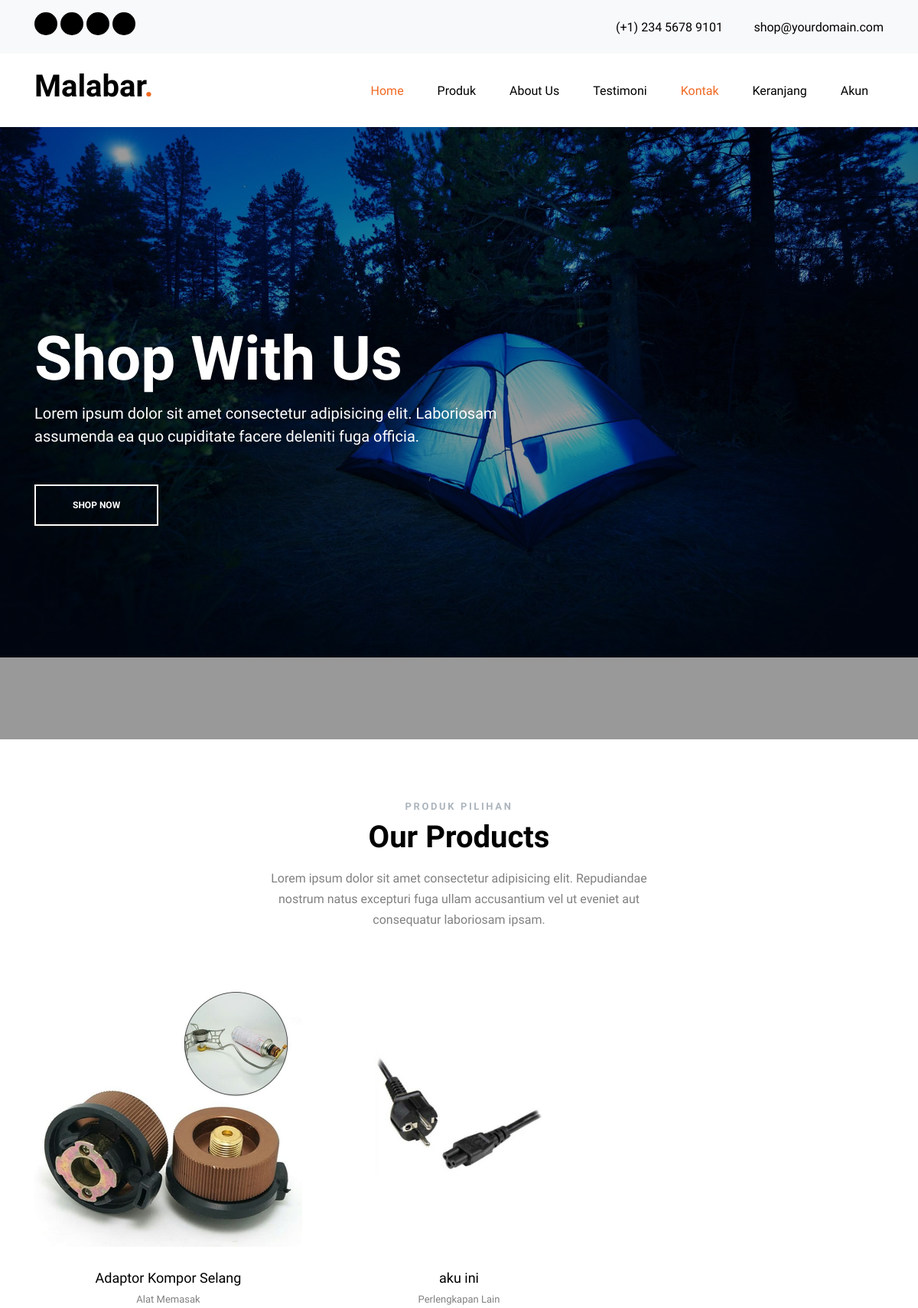
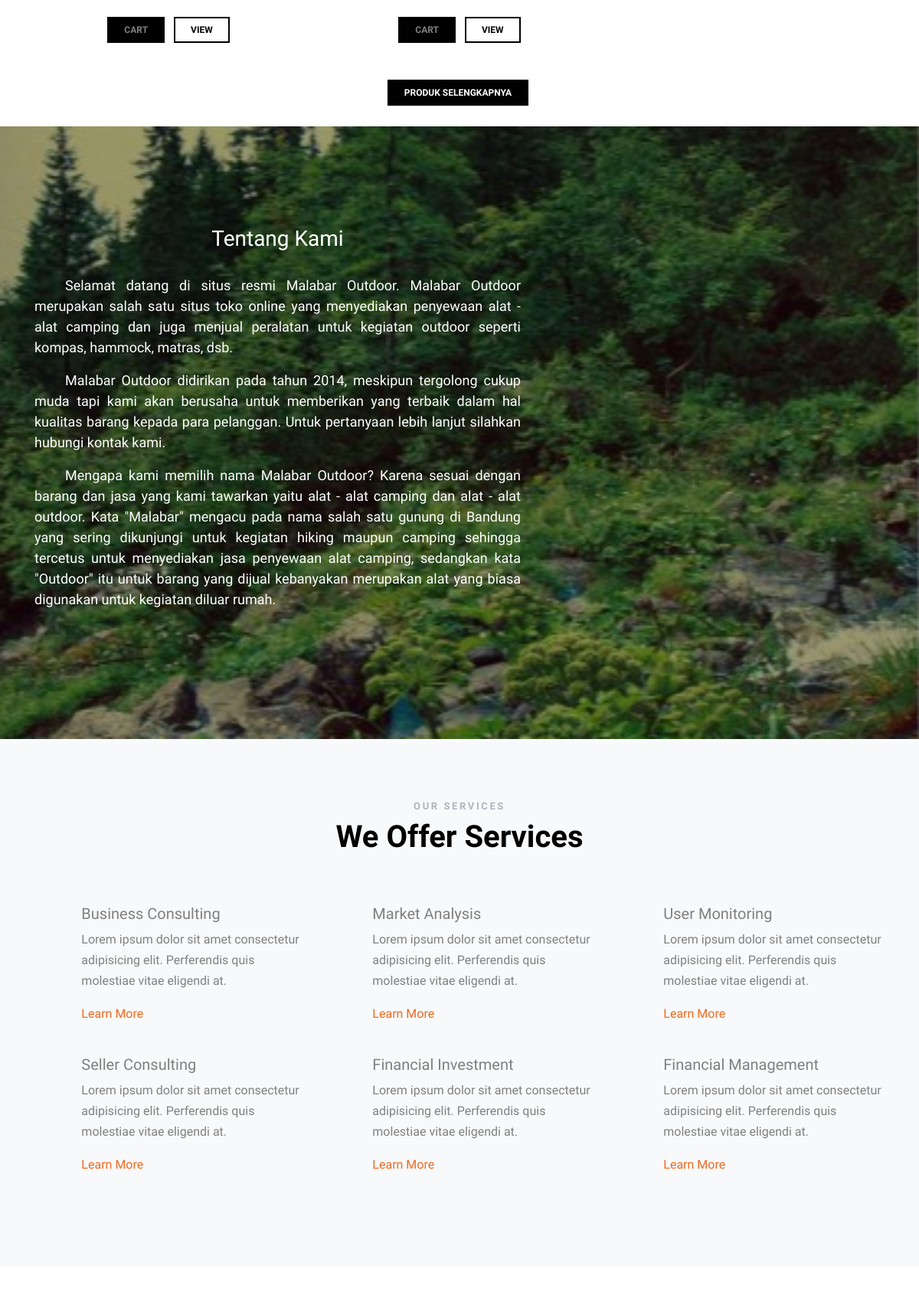
The page / (upper part) on the database its author committed (2 pictures, top to bottom).
### tables this page shows
CREATE TABLE `barang` (
  `idBrg` varchar(9) NOT NULL,
  `namaBrg` varchar(50) NOT NULL,
  `jenisBrg` varchar(25) NOT NULL,
  `hargaBrg` int(11) DEFAULT NULL,
  `hargaSewa` int(11) DEFAULT NULL,
  `Deskrip` text NOT NULL,
  `Foto` varchar(200) NOT NULL,
  `stockBrg` int(11) NOT NULL
);

### index.php (the view, shortened to what this page needs)
<?php
include "config.php";
?>
<!DOCTYPE html>
<html lang="en">
<head>
  <link rel="stylesheet" href="fonts/icomoon/style.css">
  <link rel="stylesheet" href="css/bootstrap.min.css">
  <link rel="stylesheet" href="css/jquery-ui.css">
  <link rel="stylesheet" href="css/owl.carousel.min.css">
  <link rel="stylesheet" href="css/owl.theme.default.min.css">
  <link rel="stylesheet" href="css/owl.theme.default.min.css">
  <link rel="stylesheet" href="css/jquery.fancybox.min.css">
  <link rel="stylesheet" href="css/bootstrap-datepicker.css">
  <link rel="stylesheet" href="fonts/flaticon/font/flaticon.css">
  <link rel="stylesheet" href="css/aos.css">
  <link rel="stylesheet" href="css/style.css">
</head>
<body data-spy="scroll" data-target=".site-navbar-target" data-offset="300">
  <div class="site-wrap">
    <div class="top-bar py-3 bg-light" id="home-section">
      <div class="container">
        <div class="row align-items-center">
          <div class="col-6 text-left">
            <ul class="social-media">
              <li><a href="#" class=""><span class="icon-facebook"></span></a></li>
              <li><a href="#" class=""><span class="icon-twitter"></span></a></li>
              <li><a href="#" class=""><span class="icon-instagram"></span></a></li>
              <li><a href="#" class=""><span class="icon-linkedin"></span></a></li>
            </ul>
          </div>
          <div class="col-6">
            <p class="mb-0 float-right">
              <span class="mr-3"><a href="tel://#"> <span class="icon-phone mr-2" style="position: relative; top: 2px;"></span><span class="d-none d-lg-inline-block text-black">(+1) 234 5678 9101</span></a></span>
              <span><a href="#"><span class="icon-envelope mr-2" style="position: relative; top: 2px;"></span><span class="d-none d-lg-inline-block text-black">shop@yourdomain.com</span></a></span>
            </p>
          </div>
        </div>
      </div>
    </div>
    <header class="site-navbar py-4 bg-white js-sticky-header site-navbar-target" role="banner">
      <div class="container">
        <div class="row align-items-center">
          <div class="col-6 col-xl-2">
            <h1 class="mb-0 site-logo"><a href="index.html" class="text-black mb-0">Malabar<span class="text-primary">.</span> </a></h1>
          </div>
          <div class="col-12 col-md-10 d-none d-xl-block">
            <nav class="site-navigation position-relative text-right" role="navigation">
              <ul class="site-menu main-menu js-clone-nav mr-auto d-none d-lg-block">
                <li><a href="#home-section" class="nav-link">Home</a></li>
                <li><a href="#products-section" class="nav-link">Produk</a></li>
                <li><a href="#about-section" class="nav-link">About Us</a></li>
                <li><a href="#testimonials-section" class="nav-link">Testimoni</a></li>
                <li><a href="#home-section" class="nav-link">Kontak</a></li>
                <li><a href="user/cart.php" class="nav-link">Keranjang</a></li>
                <li>
                  <?php
                  if (isset($_SESSION['user']))
                  {
                    if ($_SESSION['user']['role'] == 'pemilik toko') {
                      echo '<a href="admin/html/owner/index.php" class="nav-link">Admin</a>';
                      echo'<a href="logout.php" class="nav-link">Logout</a>';
                    }
                    elseif ($_SESSION['user']['role'] == 'bagian keuangan') {
                      echo '<a href="admin/html/keuangan/index.php" class="nav-link">Admin</a>';
                      echo'<a href="logout.php" class="nav-link">Logout</a>';
                    }
                    else{
                      echo '<a href="user/account.php" class="nav-link">Akun</a>';
                      echo'<a href="logout.php" class="nav-link">Logout</a>';
                    }
                  }
                  else{
                    echo'<a href="login.php" class="nav-link">Akun</a>';
                  }
                  ?>
                </li>
              </ul>
            </nav>
          </div>
        </div>
      </div>
    </header>
    <div class="site-blocks-cover overlay" style="background-image: url(images/img0001.jpg);" data-aos="fade" data-stellar-background-ratio="0.5">
      <div class="container">
        <div class="row align-items-center justify-content-center">
          <div class="col-md-12" data-aos="fade-up" data-aos-delay="400">
            <div class="row mb-4">
              <div class="col-md-7">
                <h1>Shop With Us</h1>
                <p class="mb-5 lead">Lorem ipsum dolor sit amet consectetur adipisicing elit. Laboriosam assumenda ea quo cupiditate facere deleniti fuga officia.</p>
                <div>
                  <a href="user/product.php" class="btn btn-white btn-outline-white py-3 px-5 rounded-0 mb-lg-0 mb-2 d-block d-sm-inline-block">Shop Now</a>
                </div>
              </div>
            </div>
          </div>
        </div>
      </div>
    </div>
    <div class="site-section" id="products-section">
      <div class="container">
        <div class="row mb-5 justify-content-center">
          <div class="col-md-6 text-center">
            <h3 class="section-sub-title">PRODUK PILIHAN</h3>
            <h2 class="section-title mb-3">Our Products</h2>
            <p>Lorem ipsum dolor sit amet consectetur adipisicing elit. Repudiandae nostrum natus excepturi fuga ullam accusantium vel ut eveniet aut consequatur laboriosam ipsam.</p>
          </div>
        </div>
        <div class="row">
          <?php
          $query = "select * from barang where hargaSewa = '0' order by rand() limit 6";
          $ambil=mysqli_query($koneksi,$query);
          if ($ambil)
          {
            while ($pecah = mysqli_fetch_assoc($ambil)) { ?>
            <div class="col-lg-4 col-md-6 mb-5">
              <div class="product-item">
                <figure>
                  <img src="images/product/<?php echo $pecah['Foto']; ?>" alt="Image" class="img-fluid">
                </figure>
                <div class="px-4">
                  <h3><a href="#"><?php echo $pecah['namaBrg']; ?></a></h3>
                  <p class="mb-4"><?php echo $pecah['jenisBrg']; ?></p>
                  <div>
                    <a onclick="cart('<?php echo $pecah['idBrg']; ?>')" class="btn btn-black mr-1 rounded-0">Cart</a>
                    <a href="user/detailbrg.php?id=<?php echo $pecah['idBrg']; ?>" class="btn btn-black btn-outline-black ml-1 rounded-0">View</a>
                  </div>
                </div>
              </div>
            </div>
            <?php
          }
        }
        ?>
      </div>
      <div align="center">
        <a href="user/product.php" class="btn btn-black mr-1 rounded-0">Produk Selengkapnya</a>
      </div> <br>
    </div>
    <div class="site-blocks-cover overlay get-notification" id="about-section" style="background-image: url(images/img0004.jpg); background-attachment: fixed; background-position: top;" data-aos="fade">
      <div class="container">
        <div class="row align-items-center justify-content-center">
          <div class="col-md-12" data-aos="fade-up" data-aos-delay="400">
            <div class="row mb-4">
              <div class="col-md-7">
                <h2>Tentang Kami</h2>
                  <p style="font-size: 18px; text-align: justify; text-indent: 40px; line-height: 1.5;">
                    Selamat datang di situs resmi Malabar Outdoor. Malabar Outdoor merupakan salah satu situs toko online yang menyediakan penyewaan alat - alat camping dan juga menjual peralatan untuk kegiatan outdoor seperti kompas, hammock, matras, dsb.
                  </p>
                  <p style="font-size: 18px; text-align: justify; text-indent: 40px; line-height: 1.5;">
                    Malabar Outdoor didirikan pada tahun 2014, meskipun tergolong cukup muda tapi kami akan berusaha untuk memberikan yang terbaik dalam hal kualitas barang kepada para pelanggan. Untuk pertanyaan lebih lanjut silahkan hubungi kontak kami.
                  </p>
                  <p style="font-size: 18px; text-align: justify; text-indent: 40px; line-height: 1.5;">
                    Mengapa kami memilih nama Malabar Outdoor? Karena sesuai dengan barang dan jasa yang kami tawarkan yaitu alat - alat camping dan alat - alat outdoor. Kata "Malabar" mengacu pada nama salah satu gunung di Bandung yang sering dikunjungi untuk kegiatan hiking maupun camping sehingga tercetus untuk menyediakan jasa penyewaan alat camping, sedangkan kata "Outdoor" itu untuk barang yang dijual kebanyakan merupakan alat yang biasa digunakan untuk kegiatan diluar rumah.
                  </p>
              </div>
            </div>
          </div>
        </div>
      </div>
    </div>
    <div class="site-section bg-light" id="services-section">
      <div class="container">
        <div class="row mb-5">
          <div class="col-12 text-center">
            <h3 class="section-sub-title">Our Services</h3>
            <h2 class="section-title mb-3">We Offer Services</h2>
          </div>
        </div>
        <div class="row align-items-stretch">
          <div class="col-md-6 col-lg-4 mb-4 mb-lg-4" data-aos="fade-up">
            <div class="unit-4 d-flex">
              <div class="unit-4-icon mr-4"><span class="text-primary icon-pie_chart"></span></div>
              <div>
                <h3>Business Consulting</h3>
                <p>Lorem ipsum dolor sit amet consectetur adipisicing elit. Perferendis quis molestiae vitae eligendi at.</p>
                <p><a href="#">Learn More</a></p>
              </div>
            </div>
          </div>
          <div class="col-md-6 col-lg-4 mb-4 mb-lg-4" data-aos="fade-up" data-aos-delay="100">
            <div class="unit-4 d-flex">
              <div class="unit-4-icon mr-4"><span class="text-primary icon-backspace"></span></div>
              <div>
                <h3>Market Analysis</h3>
                <p>Lorem ipsum dolor sit amet consectetur adipisicing elit. Perferendis quis molestiae vitae eligendi at.</p>
                <p><a href="#">Learn More</a></p>
              </div>
            </div>
          </div>
          <div class="col-md-6 col-lg-4 mb-4 mb-lg-4" data-aos="fade-up" data-aos-delay="200">
            <div class="unit-4 d-flex">
              <div class="unit-4-icon mr-4"><span class="text-primary icon-av_timer"></span></div>
              <div>
                <h3>User Monitoring</h3>
                <p>Lorem ipsum dolor sit amet consectetur adipisicing elit. Perferendis quis molestiae vitae eligendi at.</p>
                <p><a href="#">Learn More</a></p>
              </div>
            </div>
          </div>
          <div class="col-md-6 col-lg-4 mb-4 mb-lg-4" data-aos="fade-up" data-aos-delay="300">
            <div class="unit-4 d-flex">
              <div class="unit-4-icon mr-4"><span class="text-primary icon-beenhere"></span></div>
              <div>
                <h3>Seller Consulting</h3>
                <p>Lorem ipsum dolor sit amet consectetur adipisicing elit. Perferendis quis molestiae vitae eligendi at.</p>
                <p><a href="#">Learn More</a></p>
              </div>
            </div>
          </div>
          <div class="col-md-6 col-lg-4 mb-4 mb-lg-4" data-aos="fade-up" data-aos-delay="400">
            <div class="unit-4 d-flex">
              <div class="unit-4-icon mr-4"><span class="text-primary icon-business_center"></span></div>
              <div>
                <h3>Financial Investment</h3>
                <p>Lorem ipsum dolor sit amet consectetur adipisicing elit. Perferendis quis molestiae vitae eligendi at.</p>
                <p><a href="#">Learn More</a></p>
              </div>
            </div>
          </div>
          <div class="col-md-6 col-lg-4 mb-4 mb-lg-4" data-aos="fade-up" data-aos-delay="500">
            <div class="unit-4 d-flex">
              <div class="unit-4-icon mr-4"><span class="text-primary icon-cloud_done"></span></div>
              <div>
                <h3>Financial Management</h3>
                <p>Lorem ipsum dolor sit amet consectetur adipisicing elit. Perferendis quis molestiae vitae eligendi at.</p>
                <p><a href="#">Learn More</a></p>
              </div>
            </div>
          </div>
        </div>
      </div>
    </div>
    <div class="site-section testimonial-wrap" id="testimonials-section">
      </div>
    </div>
</body>
</html>

### rows shown on the page
barang: Foto (picture), namaBrg "Adaptor Kompor Selang", jenisBrg "Alat Memasak"
barang: Foto (picture), namaBrg "aku ini", jenisBrg "Perlengkapan Lain"
